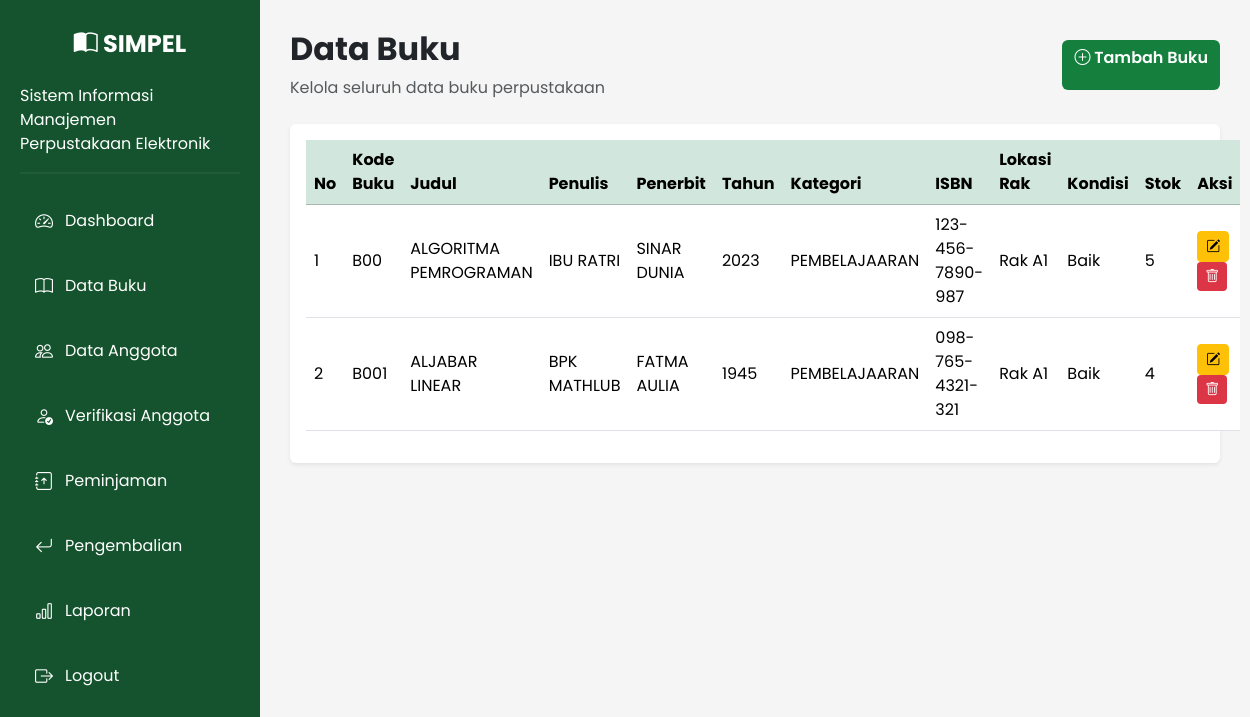
The app's page /buku/ (signed in), older data.
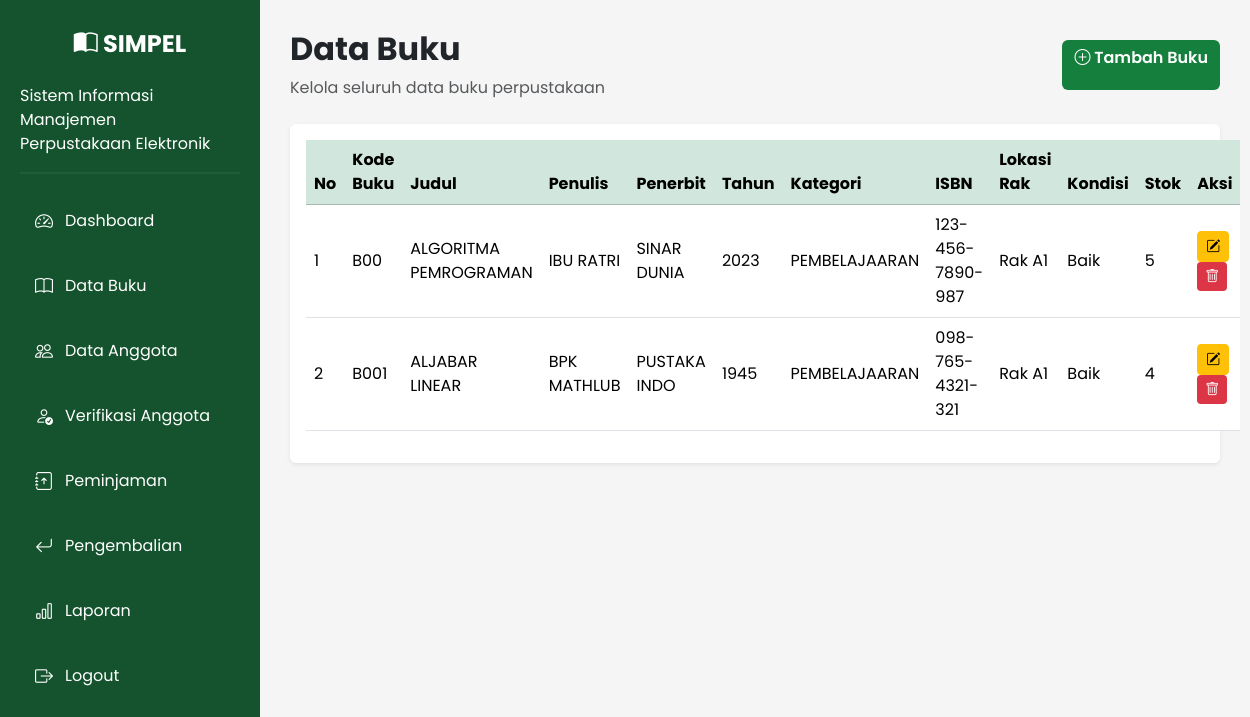
The same page, newer data.
### library/models.py (models this page shows, shortened)
class Buku(models.Model):
    kode_buku = models.CharField(max_length=20, unique=True)
    judul = models.CharField(max_length=200)
    penulis = models.CharField(max_length=100)
    penerbit = models.CharField(max_length=100)
    tahun_terbit = models.PositiveIntegerField()
    kategori = models.CharField(max_length=100)
    isbn = models.CharField(max_length=20, blank=True)
    lokasi_rak = models.CharField(
        max_length=50,
        default="Rak A1"
    )
    kondisi = models.CharField(
        max_length=20,
        choices=[
            ('Baik', 'Baik'),
            ('Rusak', 'Rusak'),
        ],
        default='Baik'
    )
    stok = models.PositiveIntegerField(default=0)

### library/views.py (the view)
# urls.py: path('buku/', views.buku, name='buku'),
@login_required(login_url='login')
def buku(request):
    data_buku = Buku.objects.all().order_by('kode_buku')
    context = {
        'buku': data_buku
    }
    return render(request, 'library/buku/index.html', context)

### library/templates/library/buku/index.html (shortened to what this page needs)
{% extends 'library/base.html' %}
{% block content %}
<div class="d-flex justify-content-between align-items-center mb-4">
    <div>
        <h2 class="fw-bold">Data Buku</h2>
        <p class="text-muted mb-0">
            Kelola seluruh data buku perpustakaan
        </p>
    </div>
    <a href="{% url 'tambah_buku' %}" class="btn btn-success">
        <i class="bi bi-plus-circle"></i>
        Tambah Buku
    </a>
</div>
<div class="card shadow-sm border-0">
    <div class="card-body">
        <table class="table table-hover align-middle">
            <thead class="table-success">
                <tr>
                    <th>No</th>
                    <th>Kode Buku</th>
                    <th>Judul</th>
                    <th>Penulis</th>
                    <th>Penerbit</th>
                    <th>Tahun</th>
                    <th>Kategori</th>
                    <th>ISBN</th>
                    <th>Lokasi Rak</th>
                    <th>Kondisi</th>
                    <th>Stok</th>
                    <th width="150">Aksi</th>
                </tr>
            </thead>
            <tbody>
            {% for item in buku %}
                <tr>
                    <td>{{ forloop.counter }}</td>
                    <td>{{ item.kode_buku }}</td>
                    <td>{{ item.judul }}</td>
                    <td>{{ item.penulis }}</td>
                    <td>{{ item.penerbit }}</td>
                    <td>{{ item.tahun_terbit }}</td>
                    <td>{{ item.kategori }}</td>
                    <td>{{ item.isbn }}</td>
                    <td>{{ item.lokasi_rak }}</td>
                    <td>{{ item.kondisi }}</td>
                    <td>{{ item.stok }}</td>
                    <td>
                        <a href="{% url 'edit_buku' item.id %}"
                           class="btn btn-warning btn-sm">
                            <i class="bi bi-pencil-square"></i>
                        </a>
                        <a href="{% url 'hapus_buku' item.id %}"
                           class="btn btn-danger btn-sm"
                           onclick="return confirm('Yakin ingin menghapus buku ini?')">
                            <i class="bi bi-trash"></i>
                        </a>
                    </td>
                </tr>
            {% empty %}
                <tr>
                    <td colspan="12" class="text-center text-muted">
                        Belum ada data buku.
                    </td>
                </tr>
            {% endfor %}
            </tbody>
        </table>
    </div>
</div>
{% endblock %}

Row changes from the older to the newer data that the page shows:
changed Buku "ALJABAR LINEAR": penerbit "FATMA AULIA" → "PUSTAKA INDO"
